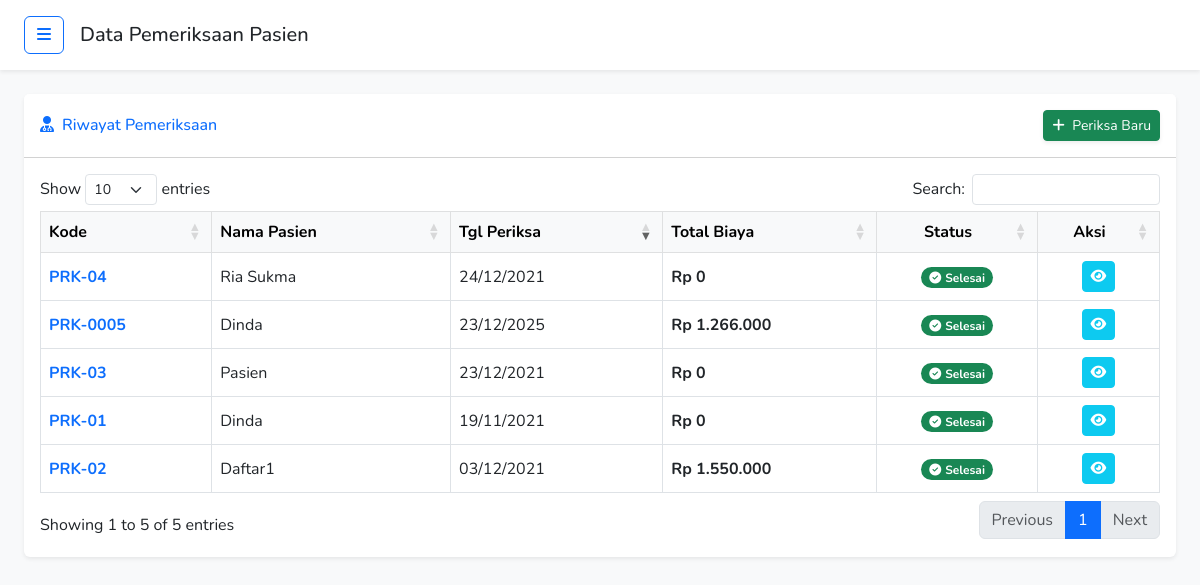
/data-pemeriksaan/pemeriksaan.php (signed in), run on the app's committed database.
### tables this page shows
CREATE TABLE `tb_pemeriksaan` (
  `id_pemeriksaan` int NOT NULL,
  `kd_pemeriksaan` varchar(10) NOT NULL,
  `id_pendaftaran` int NOT NULL,
  `id_paket` int DEFAULT NULL,
  `hrg_paket` int NOT NULL,
  `status_periksa` enum('0','1') NOT NULL,
  `tgl_pemeriksaan` date NOT NULL
);

CREATE TABLE `tb_pasien` (
  `id_pasien` int NOT NULL,
  `nm_pasien` varchar(30) NOT NULL,
  `nm_orangtua` varchar(255) DEFAULT NULL,
  `tgl_lahir` date NOT NULL,
  `no_telp` varchar(15) NOT NULL,
  `alamat` text NOT NULL
);

### data-pemeriksaan/pemeriksaan.php (the view, shortened to what this page needs)
<?php
include '../koneksi.php';
if (!function_exists('formatRupiah')) {
    function formatRupiah($angka){
        return "Rp " . number_format($angka,0,',','.');
    }
}
?>
<!DOCTYPE html>
<html lang="id">
<head>
    <link href="https://cdn.jsdelivr.net/npm/bootstrap@5.3.0/dist/css/bootstrap.min.css" rel="stylesheet">
    <link rel="stylesheet" href="https://cdnjs.cloudflare.com/ajax/libs/font-awesome/6.4.0/css/all.min.css">
    <link rel="stylesheet" href="https://cdn.datatables.net/1.13.4/css/dataTables.bootstrap5.min.css">
</head>
<body>
    <div class="d-flex" id="wrapper">
        <div id="page-content-wrapper">
            <nav class="navbar navbar-expand-lg navbar-light bg-white py-3 px-4 shadow-sm">
                <div class="d-flex align-items-center">
                    <button class="btn btn-outline-primary" id="sidebarToggle"><i class="fas fa-bars"></i></button>
                    <h5 class="ms-3 mb-0 d-none d-md-block">Data Pemeriksaan Pasien</h5>
                </div>
            </nav>
            <div class="container-fluid px-4 mt-4">
                <div class="card mb-4 border-0 shadow-sm">
                    <div class="card-header bg-white py-3 d-flex justify-content-between align-items-center">
                        <h6 class="m-0 font-weight-bold text-primary"><i class="fas fa-user-md me-2"></i>Riwayat
                            Pemeriksaan</h6>
                        <a href="pemeriksaan_tambah.php" class="btn btn-success btn-sm shadow-sm">
                            <i class="fas fa-plus me-1"></i> Periksa Baru
                        </a>
                    </div>
                    <div class="card-body">
                        <div class="table-responsive">
                            <table class="table table-bordered table-hover align-middle" id="dataTable" width="100%">
                                <thead class="table-light">
                                    <tr>
                                        <th>Kode</th>
                                        <th>Nama Pasien</th>
                                        <th>Tgl Periksa</th>
                                        <th>Total Biaya</th>
                                        <th class="text-center">Status</th>
                                        <th class="text-center">Aksi</th>
                                    </tr>
                                </thead>
                                <tbody>
                                    <?php
                                    $query = "SELECT
                                                a.id_pemeriksaan,
                                                a.tgl_pemeriksaan,
                                                a.kd_pemeriksaan,
                                                a.hrg_paket,
                                                a.status_periksa,
                                                b.id_pendaftaran,
                                                c.id_pasien,
                                                c.nm_pasien,
                                                COALESCE(SUM(d.hrg_tindakan), 0) AS total_harga_tindakan
                                            FROM tb_pemeriksaan a
                                            JOIN tb_pendaftaran b ON a.id_pendaftaran = b.id_pendaftaran
                                            JOIN tb_pasien c ON b.id_pasien = c.id_pasien
                                            LEFT JOIN tb_detail_pemeriksaan d ON a.id_pemeriksaan = d.id_pemeriksaan
                                            GROUP BY a.id_pemeriksaan
                                            ORDER BY a.tgl_pemeriksaan DESC";
                                    $ambil = $koneksi->query($query);
                                    while ($pecah = $ambil->fetch_assoc()) {
                                        $total_biaya = $pecah['total_harga_tindakan'] + $pecah['hrg_paket'];
                                    ?>
                                    <tr>
                                        <td class="fw-bold text-primary"><?= $pecah['kd_pemeriksaan']; ?></td>
                                        <td><?= $pecah['nm_pasien']; ?></td>
                                        <td><?= date('d/m/Y', strtotime($pecah['tgl_pemeriksaan'])); ?></td>
                                        <td class="fw-bold"><?= formatRupiah($total_biaya); ?></td>
                                        <td class="text-center">
                                            <?php if ($pecah['status_periksa'] == 1) { ?>
                                            <span class="badge bg-success rounded-pill"><i
                                                    class="fas fa-check-circle me-1"></i>Selesai</span>
                                            <?php } else { ?>
                                            <span class="badge bg-warning text-dark rounded-pill"><i
                                                    class="fas fa-clock me-1"></i>Proses</span>
                                            <?php } ?>
                                        </td>
                                        <td class="text-center">
                                            <a href="pemeriksaan_view.php?id_pemeriksaan=<?= $pecah['id_pemeriksaan']; ?>"
                                                class="btn btn-info btn-sm text-white" title="Lihat Detail">
                                                <i class="fas fa-eye"></i>
                                            </a>
                                        </td>
                                    </tr>
                                    <?php } ?>
                                </tbody>
                            </table>
                        </div>
                    </div>
                </div>
            </div>
        </div>
    </div>
</body>
</html>

### data-pemeriksaan/pemeriksaan.php (style rules this page uses)
body { font-family: 'Nunito', sans-serif; background-color: #f8f9fa; overflow-x: hidden; }
#wrapper { display: flex; width: 100%; align-items: stretch; }
#page-content-wrapper { width: 100%; margin-left: 0; transition: margin 0.25s ease-out; }

### data on the page
tb_pemeriksaan: kd_pemeriksaan "PRK-0005", tb_pasien.nm_pasien "Dinda", tgl_pemeriksaan "23/12/2025", total_biaya "Rp 1.266.000", status_periksa "1" (drawn)
tb_pemeriksaan: kd_pemeriksaan "PRK-04", tb_pasien.nm_pasien "Ria Sukma", tgl_pemeriksaan "24/12/2021", total_biaya "Rp 0", status_periksa "1" (drawn)
tb_pemeriksaan: kd_pemeriksaan "PRK-03", tb_pasien.nm_pasien "Pasien", tgl_pemeriksaan "23/12/2021", total_biaya "Rp 0", status_periksa "1" (drawn)
tb_pemeriksaan: kd_pemeriksaan "PRK-02", tb_pasien.nm_pasien "Daftar1", tgl_pemeriksaan "03/12/2021", total_biaya "Rp 1.550.000", status_periksa "1" (drawn)
tb_pemeriksaan: kd_pemeriksaan "PRK-01", tb_pasien.nm_pasien "Dinda", tgl_pemeriksaan "19/11/2021", total_biaya "Rp 0", status_periksa "1" (drawn)
